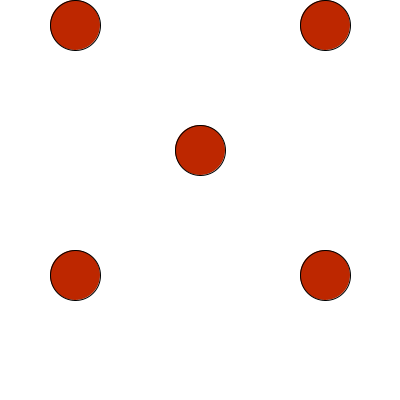
Frame 1 (no input)
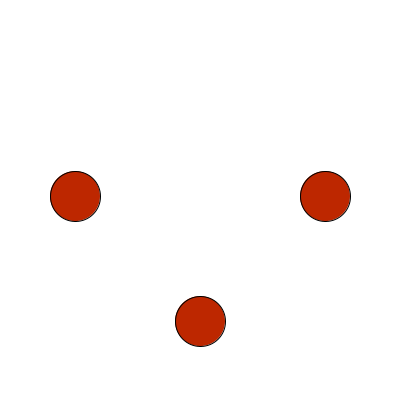
Frame 60 (the mouse pressed at the canvas centre just before this capture)
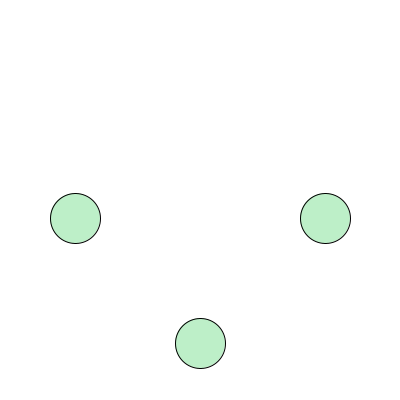
Frame 120 (the mouse held since frame 60 and released just before this capture)

The Processing sketch that drew these frames (run headless with seeded random() and noise(); from frame 60 on, the mouse is pressed at the canvas centre):

// Processing sketch: processing_139123
// ── processing_139123.pde

float x = 100;   // x location of square
float y = 0;     // y location of square

float speed = 0;   // speed of square

float gravity = 0.1;  

void setup() {
  size(400,400);

}

void draw() {
  background(255);

  // Display the square
  fill(189,mouseY+39,mouseX);
  stroke(0);
  ellipseMode(50);
  ellipse(x-50,y,50,50);
  
  fill(189,mouseY+39,mouseX);
  stroke(0);
  ellipseMode(350);
  ellipse(x+200,y,50,50);
  

  
  fill(189,mouseY+39,mouseX);
  stroke(0);
  ellipseMode(200);
  ellipse(x+75,y+125,50,50);
  
    fill(189,mouseY+39,mouseX);
  stroke(0);
  ellipseMode(350);
  ellipse(x+200,y+250,50,50);
  
  fill(189,mouseY+39,mouseX);
  stroke(0);
  ellipseMode(50);
  ellipse(x-50,y+250,50,50);
  
  
  // Add speed to location.
  y = y + speed;
  
  // Add gravity to speed.
  speed = speed + gravity;
  
  // If square reaches the bottom
  // Reverse speed
  if (y > height) {
    // Multiplying by -0.95 instead of -1 slows the square down each time it bounces (by decreasing speed).  
    // This is known as a "dampening" effect and is a more realistic simulation of the real world (without it, a ball would bounce forever).
    speed = speed * -0.95;  
  }
}
